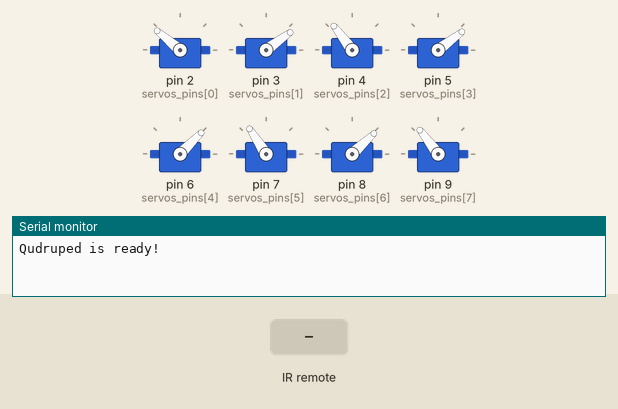
Recording of a program running on a simulated Arduino Nano, built with avr-gcc and run on an emulated ATmega328P. On the bench: 8 × servo, the last lines printed to the serial monitor. The inputs (shaded band) are chosen by the test bench.

Above: at 1.2 s.
1.3 s: infrared code 0xFF38C7 received
At 1.57 s:
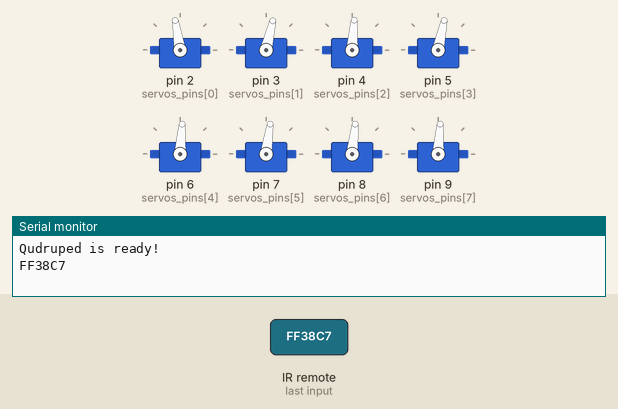
At 4.2 s:
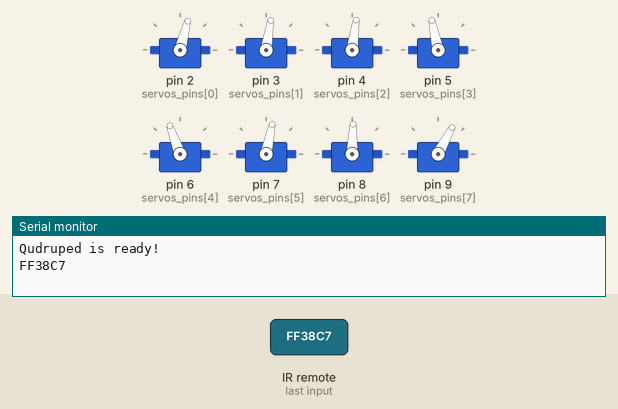
4.3 s: infrared code 0xFF18E7 received
At 4.56 s:
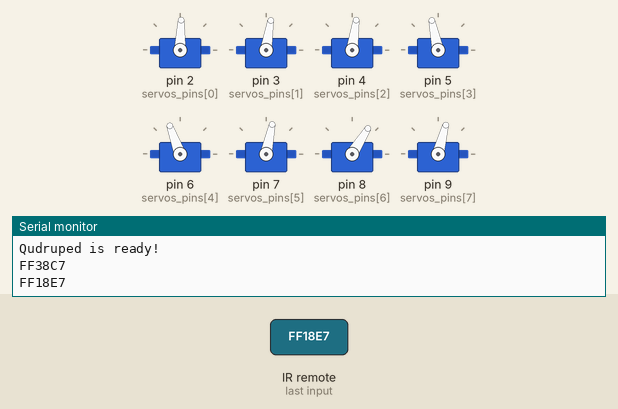
At 5.18 s:
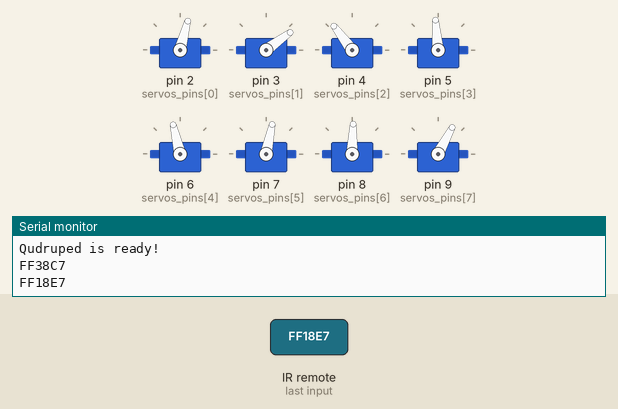
7.3 s: infrared code 0xFF4AB5 received
10.3 s: infrared code 0xFF10EF received
13.3 s: infrared code 0xFF5AA5 received
16.3 s: infrared code 0xFF30CF received
Timing chart, 0 to 20.3 s (numbered marks = the images above; inputs shaded):
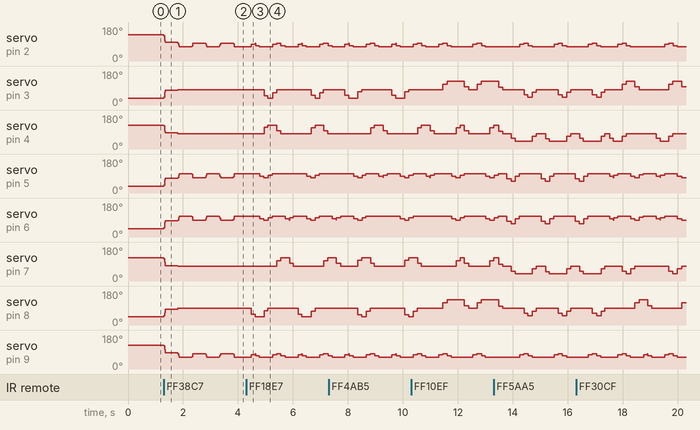

Measured:
- after the input at 1.3 s, servo on pin 3 (servos_pins[1]): 36° → 77° at once, → 81° 0.50 s later; servo on pin 4 (servos_pins[2]): 127° → 86° at once, → 82° 0.50 s later
- after the input at 4.3 s, servo on pin 3 (servos_pins[1]): 81° → 48° after 0.65 s, → 36° 0.14 s later, → 66° 0.17 s later, → 81° 0.14 s later, … (8 changes in this stretch); servo on pin 4 (servos_pins[2]): 82° → 115° after 0.65 s, → 127° 0.14 s later, → 97° 0.32 s later, → 82° 0.14 s later, … (8 changes in this stretch)

The program:

main.cpp
```cpp
#include <Arduino.h>
#include <IRremote.h>

#include <movements.h>
#include <quadroped.h>

IRrecv irrecv(11);
decode_results results;

// ----         ----
// | 6  | Face | 2  |
//  ---- -----  ----
//      | 7  3 |
// Left |      | Right
//      | 8  4 |
//  ---- ------ ----
// | 9  | Back | 5  |
// ----         ----

Quadroped quadroped;

int currentProgram = 0;

void handlePrograms();
void handleButtons(unsigned long buttonCode);

void setup() {
  irrecv.enableIRIn(); // Start the receiver
  Serial.begin(9600);
  Serial.println("Qudruped is ready!");

  quadroped.init();
  quadroped.goHome();
}

void loop() {
  if (irrecv.decode(&results)) {
    Serial.println(results.value, HEX);

    handleButtons(results.value);

    irrecv.resume(); // Receive the next value
  }
  handlePrograms();
  quadroped.tick();
}

void handleButtons(unsigned long buttonCode) {
  if(buttonCode == 0xFF38C7) { // 5
    currentProgram = 1;
  } else if(buttonCode == 0xFF18E7) { // 2
    currentProgram = 2;
  } else if(buttonCode == 0xFF4AB5) { // 8
    currentProgram = 3;
  } else if(buttonCode == 0xFF10EF) { // 4
    currentProgram = 6;
  } else if(buttonCode == 0xFF5AA5) { // 6
    currentProgram = 7;
  } else if(buttonCode == 0xFF30CF) { // 1
    currentProgram = 4;
  } else if(buttonCode == 0xFF7A85) { // 3
    currentProgram = 5;
  } else if(buttonCode == 0xFF6897) { // 0
    currentProgram = 9;
  } else if(buttonCode == 0xFFA25D) { // CH-
    currentProgram = 13;
  } else if(buttonCode == 0xFF629D) { // CH
    currentProgram = 14;
  } else if(buttonCode == 0xFFE21D) { // CH+
    currentProgram = 15;
  }
}

void handlePrograms() {
  if (currentProgram >= 1 ) {
    switch (currentProgram) {
      case 1: // Standby
        quadroped.runProgram(programStandby, programStandbySteps);
        break;
      case 2: // Forward
        quadroped.runProgram(programForward, programForwardSteps);
        break;
      case 3: // Backward
        quadroped.runProgram(programBackward, programBackwardSteps);
        break;
      case 4: // Left shift
        quadroped.runProgram(programLeftShift, programLeftShiftSteps);
        break;
      case 5: // Right shift
        quadroped.runProgram(programRightShift, programRightShiftSteps);
        break;
      case 6: // Turn left
        quadroped.runProgram(programTurnLeft, programTurnLeftSteps);
        break;
      case 7: // Turn right
        quadroped.runProgram(programTurnRight, programTurnRightSteps);
        break;
      case 8: // Lie
        quadroped.runProgram(programLie, programLieSteps);
        break;
      case 9: // Say Hi
        quadroped.runProgram(programSayHi, programSayHiSteps);
        quadroped.runProgram(programStandby, programStandbySteps);
        break;
      case 10: // Fighting
        quadroped.runProgram(programFighting, programFightingSteps);
        quadroped.runProgram(programStandby, programStandbySteps);
        break;
      case 11: // Push up
        quadroped.runProgram(programPushUp, programPushUpSteps);
        break;
      case 12: // Sleep
        quadroped.runProgram(programStandby, programStandbySteps);
        quadroped.runProgram(programSleep, programSleepSteps);
        break;
      case 13: // Dance 1
        quadroped.runProgram(programDance1, programDance1Steps);
        quadroped.runProgram(programStandby, programStandbySteps);
        break;
      case 14: // Dance 2
        quadroped.runProgram(programDance2, programDance2Steps);
        quadroped.runProgram(programStandby, programStandbySteps);
        break;
      case 15: // Dance 3
        quadroped.runProgram(programDance3, programDance3Steps);
        quadroped.runProgram(programStandby, programStandbySteps);
        break;
    }
    //currentProgram = 0;
  }
}
```

movements.h
```cpp
#ifndef MOVEMENTS_H
#define MOVEMENTS_H

#include <Arduino.h>
#include <config.h>

// Servo zero position
extern const int16_t Servo_Act_0 [];

// Start position
extern const int16_t Servo_Act_1 [];

// Standby
extern int programStandbySteps;
extern const int16_t programStandby [][PARAMS_SIZE];

// Forward
extern int programForwardSteps;
extern const int16_t programForward [][PARAMS_SIZE];

// Backward
extern int programBackwardSteps;
extern const int16_t programBackward [][PARAMS_SIZE];

// Left shift
extern int programLeftShiftSteps;
extern const int16_t programLeftShift [][PARAMS_SIZE];

// Right shift
extern int programRightShiftSteps;
extern const int16_t programRightShift [][PARAMS_SIZE];

// Turn left
extern int programTurnLeftSteps;
extern const int16_t programTurnLeft [][PARAMS_SIZE];

// Turn right
extern int programTurnRightSteps;
extern const int16_t programTurnRight [][PARAMS_SIZE];

// Lie
extern int programLieSteps;
extern const int16_t programLie [][PARAMS_SIZE];

// Say Hi
extern int programSayHiSteps;
extern const int16_t programSayHi [][PARAMS_SIZE];

// Fighting (fighting stance)
extern int programFightingSteps;
extern const int16_t programFighting [][PARAMS_SIZE];

// Push up
extern int programPushUpSteps;
extern const int16_t programPushUp [][PARAMS_SIZE];

// Sleep (sleeping position)
extern int programSleepSteps;
extern const int16_t programSleep [][PARAMS_SIZE];

// Dance steps 1
extern int programDance1Steps;
extern const int16_t programDance1 [][PARAMS_SIZE];

// Dance steps 2
extern int programDance2Steps;
extern const int16_t programDance2 [][PARAMS_SIZE];

// Dance steps 3
extern int programDance3Steps;
extern const int16_t programDance3 [][PARAMS_SIZE];

#endif // MOVEMENTS_H
```

quadroped.h
```cpp
#ifndef _QUADROPED_H_
#define _QUADROPED_H_

#include <Arduino.h>
#include <Servo.h>
#include <config.h>

#define TICK_PERIOD 10

class Quadroped {
public:
  Quadroped();
  void init();
  void goHome();
  void runProgram(const int16_t program[][PARAMS_SIZE], int programSteps);
  void tick();
private:
  Servo servos[8];

  uint8_t servos_pins[8] = { 2, 3, 4, 5, 6, 7, 8, 9 };
  int8_t servos_offsets[8] = { 5, -9, -8, -8, 0, -12, -2, -8 };
  uint8_t servos_positions[8] = { 90, 90, 90, 90, 90, 90, 90, 90 };

  int16_t const (*program)[PARAMS_SIZE];
  int programSteps;

  int programState = 0;
  int programStep = 0;

  long programStepTimer = 0;

  void servoWrite(uint8_t servo, int angle);
  void performProgramStep(int step);
  void performProgramStepTick(int step, int tick, int totalPeriod);
};

#endif // _QUADROPED_H_
```

movements.cpp
```cpp
#include <movements.h>

// Servo zero position
const int16_t Servo_Act_0 [ ] PROGMEM = {  135,  45, 135,  45,  45, 135,  45, 135,  500  };

// Start position
const int16_t Servo_Act_1 [ ] PROGMEM = {  135,  45, 135,  45,  45, 135,  45, 135,  500  };

// Standby
int programStandbySteps = 2;
const int16_t programStandby [][PARAMS_SIZE] PROGMEM = {
  {   90,  90,  90,  90,  90,  90,  90,  90,  500  }, // servo center point
  {   70,  90,  90, 110, 110,  90,  90,  70,  500  }, // standby
};

// Forward
int programForwardSteps = 11;
const int16_t programForward [][PARAMS_SIZE] PROGMEM = {
  {   70,  90,  90, 110, 110,  90,  90,  70,  150  }, // standby
  {   90,  90,  90, 110, 110,  90,  45,  90,  150  }, // leg1,4 up; leg4 fw
  {   70,  90,  90, 110, 110,  90,  45,  70,  150  }, // leg1,4 dn
  {   70,  90,  90,  90,  90,  90,  45,  70,  150  }, // leg2,3 up
  {   70,  45, 135,  90,  90,  90,  90,  70,  150  }, // leg1,4 bk; leg2 fw
  {   70,  45, 135, 110, 110,  90,  90,  70,  150  }, // leg2,3 dn
  {   90,  90, 135, 110, 110,  90,  90,  90,  150  }, // leg1,4 up; leg1 fw
  {   90,  90,  90, 110, 110, 135,  90,  90,  150  }, // leg2,3 bk
  {   70,  90,  90, 110, 110, 135,  90,  70,  150  }, // leg1,4 dn
  {   70,  90,  90, 110,  90, 135,  90,  70,  150  }, // leg3 up
  {   70,  90,  90, 110, 110,  90,  90,  70,  150  }, // leg3 fw dn
};

// Backward
int programBackwardSteps = 11;
const int16_t programBackward [][PARAMS_SIZE] PROGMEM = {
  {   70,  90,  90, 110, 110,  90,  90,  70,  150  }, // standby
  {   90,  45,  90, 110, 110,  90,  90,  90,  150  }, // leg4,1 up; leg1 fw
  {   70,  45,  90, 110, 110,  90,  90,  70,  150  }, // leg4,1 dn
  {   70,  45,  90,  90,  90,  90,  90,  70,  150  }, // leg3,2 up
  {   70,  90,  90,  90,  90, 135,  45,  70,  150  }, // leg4,1 bk; leg3 fw
  {   70,  90,  90, 110, 110, 135,  45,  70,  150  }, // leg3,2 dn
  {   90,  90,  90, 110, 110, 135,  90,  90,  150  }, // leg4,1 up; leg4 fw
  {   90,  90, 135, 110, 110,  90,  90,  90,  150  }, // leg3,1 bk
  {   70,  90, 135, 110, 110,  90,  90,  70,  150  }, // leg4,1 dn
  {   70,  90, 135,  90, 110,  90,  90,  70,  150  }, // leg2 up
  {   70,  90,  90, 110, 110,  90,  90,  70,  150  }, // leg2 fw dn
};

// Left shift
int programLeftShiftSteps = 11;
const int16_t programLeftShift [][PARAMS_SIZE] PROGMEM = {
  {   70,  90,  90, 110, 110,  90,  90,  70,  150  }, // standby
  {   70,  90,  50,  90,  90,  90,  90,  70,  150  }, // leg3,2 up; leg2 fw
  {   70,  90,  50, 110, 110,  90,  90,  70,  150  }, // leg3,2 dn
  {   90,  90,  50, 110, 110,  90,  90,  90,  150  }, // leg1,4 up
  {   90, 135,  90, 110, 110,  50,  90,  90,  150  }, // leg3,2 bk; leg1 fw
  {   70, 135,  90, 110, 110,  50,  90,  70,  150  }, // leg1,4 dn
  {   70, 135,  90,  90,  90,  90,  90,  70,  150  }, // leg3,2 up; leg3 fw
  {   70,  90,  90,  90,  90,  90, 135,  70,  150  }, // leg1,4 bk
  {   70,  90,  90, 110, 110,  90, 135,  70,  150  }, // leg3,2 dn
  {   70,  90,  90, 110, 110,  90, 135,  90,  150  }, // leg4 up
  {   70,  90,  90, 110, 110,  90,  90,  70,  150  }, // leg4 fw dn
};

// Right shift
int programRightShiftSteps = 11;
const int16_t programRightShift [][PARAMS_SIZE] PROGMEM = {
  {   70,  90,  90, 110, 110,  90,  90,  70,  150  }, // standby
  {   70,  90,  90,  90,  90,  50,  90,  70,  150  }, // leg2,3 up; leg3 fw
  {   70,  90,  90, 110, 110,  50,  90,  70,  150  }, // leg2,3 dn
  {   90,  90,  90, 110, 110,  50,  90,  90,  150  }, // leg4,1 up
  {   90,  90,  50, 110, 110,  90, 135,  90,  150  }, // leg2,3 bk; leg4 fw
  {   70,  90,  50, 110, 110,  90, 135,  70,  150  }, // leg4,1 dn
  {   70,  90,  90,  90,  90,  90, 135,  70,  150  }, // leg2,3 up; leg2 fw
  {   70, 135,  90,  90,  90,  90,  90,  70,  150  }, // leg4,1 bk
  {   70, 135,  90, 110, 110,  90,  90,  70,  150  }, // leg2,3 dn
  {   90, 135,  90, 110, 110,  90,  90,  70,  150  }, // leg1 up
  {   70,  90,  90, 110, 110,  90,  90,  70,  150  }, // leg1 fw dn
};

// Turn left
int programTurnLeftSteps = 8;
const int16_t programTurnLeft [][PARAMS_SIZE] PROGMEM = {
  {   70,  90,  90, 110, 110,  90,  90,  70,  150  }, // standby
  {   90,  90,  90, 110, 110,  90,  90,  90,  150  }, // leg1,4 up
  {   90, 135,  90, 110, 110,  90, 135,  90,  150  }, // leg1,4 turn
  {   70, 135,  90, 110, 110,  90, 135,  70,  150  }, // leg1,4 dn
  {   70, 135,  90,  90,  90,  90, 135,  70,  150  }, // leg2,3 up
  {   70, 135, 135,  90,  90, 135, 135,  70,  150  }, // leg2,3 turn
  {   70, 135, 135, 110, 110, 135, 135,  70,  150  }, // leg2,3 dn
  {   70,  90,  90, 110, 110,  90,  90,  70,  150  }, // leg1,2,3,4 turn
};

// Turn right
int programTurnRightSteps = 8;
const int16_t programTurnRight [][PARAMS_SIZE] PROGMEM = {
  {   70,  90,  90, 110, 110,  90,  90,  70,  150  }, // standby
  {   70,  90,  90,  70,  70,  90,  90,  70,  150  }, // leg2,3 up
  {   70,  90,  50,  70,  70,  50,  90,  70,  150  }, // leg2,3 turn
  {   70,  90,  50, 110, 110,  50,  90,  70,  150  }, // leg2,3 dn
  {   90,  90,  50, 110, 110,  50,  90,  90,  150  }, // leg1,4 up
  {   90,  50,  50, 110, 110,  50,  50,  90,  150  }, // leg1,4 turn
  {   70,  50,  50, 110, 110,  50,  50,  70,  150  }, // leg1,4 dn
  {   70,  90,  90, 110, 110,  90,  90,  70,  150  }, // leg1,2,3,4 turn
};

// Lie
int programLieSteps = 1;
const int16_t programLie [][PARAMS_SIZE] PROGMEM = {
  {  110,  90,  90,  70,  70,  90,  90, 110,  500  }, // leg1,2,3,4 up
};

// Say Hi
int programSayHiSteps = 11;
const int16_t programSayHi [][PARAMS_SIZE] PROGMEM = {
  {  120,  90,  90, 110,  60,  90,  90,  70,  400}, // leg1, 3 down
  {   70,  90,  90, 110, 110,  90,  90,  70,  400}, // standby
  {  120,  90,  90, 110,  60,  90,  90,  70,  400}, // leg1, 3 down
  {   70,  90,  90, 110, 110,  90,  90,  70,  400}, // standby

  {   70,  90,  90,  90,  90,  50,  90,  90,  400}, // leg2,3,4 dn
  {  170,  90,  90,  90,  90,  50,  90,  90,  400}, // leg1 up
  {  170, 130,  90,  90,  90,  50,  90,  90,  400}, // leg1 left
  {  170,  50,  90,  90,  90,  50,  90,  90,  400}, // leg1 right
  {  170, 130,  90,  90,  90,  50,  90,  90,  400}, // leg1 left
  {  170,  90,  90,  90,  90,  50,  90,  90,  400}, // leg1 right
  {   70,  90,  90,  90,  90,  50,  90,  90,  400}, // leg1 dn
};

// Fighting (fighting stance)
int programFightingSteps = 11;
const int16_t programFighting [][PARAMS_SIZE] PROGMEM = {
  {  120,  90,  90, 110,  60,  90,  90,  70,  500  }, // leg1, 2 down
  {  120,  70,  70, 110,  60,  70,  70,  70,  500  }, // body turn left
  {  120, 110, 110, 110,  60, 110, 110,  70,  500  }, // body turn right
  {  120,  70,  70, 110,  60,  70,  70,  70,  500  }, // body turn left
  {  120, 110, 110, 110,  60, 110, 110,  70,  500  }, // body turn right
  {   70,  90,  90,  70, 110,  90,  90, 110,  500  }, // leg1, 2 up ; leg3, 4 down
  {   70,  70,  70,  70, 110,  70,  70, 110,  500  }, // body turn left
  {   70, 110, 110,  70, 110, 110, 110, 110,  500  }, // body turn right
  {   70,  70,  70,  70, 110,  70,  70, 110,  500  }, // body turn left
  {   70, 110, 110,  70, 110, 110, 110, 110,  500  }, // body turn right
  {   70,  90,  90,  70, 110,  90,  90, 110,  500  }  // leg1, 2 up ; leg3, 4 down
};

// Push up
int programPushUpSteps = 11;
const int16_t programPushUp [][PARAMS_SIZE] PROGMEM = {
  {   70,  90,  90, 110, 110,  90,  90,  70,  500  }, // start
  {  100,  90,  90,  80,  80,  90,  90, 100,  600  }, // down
  {   70,  90,  90, 110, 110,  90,  90,  70,  700  }, // up
  {  100,  90,  90,  80,  80,  90,  90, 100,  800  }, // down
  {   70,  90,  90, 110, 110,  90,  90,  70,  900  }, // up
  {  100,  90,  90,  80,  80,  90,  90, 100, 1500  }, // down
  {   70,  90,  90, 110, 110,  90,  90,  70, 2000  }, // up
  {  135,  90,  90,  45,  45,  90,  90, 135,  200  }, // fast down
  {   70,  90,  90,  45,  60,  90,  90, 135,  800  }, // leg1 up
  {   70,  90,  90,  45, 110,  90,  90, 135,  800  }, // leg2 up
  {   70,  90,  90, 110, 110,  90,  90,  70,  800  }  // leg3, leg4 up
};

// Sleep (sleeping position)
int programSleepSteps = 2;
const int16_t programSleep [][PARAMS_SIZE] PROGMEM = {
  {   30,  90,  90, 150, 150,  90,  90,  30,  500  }, // leg1,4 dn
  {   30,  45, 135, 150, 150, 135,  45,  30,  500  }, // protect myself
};

// Dance steps 1
int programDance1Steps = 10;
const int16_t programDance1 [][PARAMS_SIZE] PROGMEM = {
  {   90,  90,  90,  90,  90,  90,  90,  90,  400  }, // leg1,2,3,4 up
  {   50,  90,  90,  90,  90,  90,  90,  90,  400  }, // leg1 dn
  {   90,  90,  90, 130,  90,  90,  90,  90,  400  }, // leg1 up; leg2 dn
  {   90,  90,  90,  90,  90,  90,  90,  50,  400  }, // leg2 up; leg4 dn
  {   90,  90,  90,  90, 130,  90,  90,  90,  400  }, // leg4 up; leg3 dn
  {   50,  90,  90,  90,  90,  90,  90,  90,  400  }, // leg3 up; leg1 dn
  {   90,  90,  90, 130,  90,  90,  90,  90,  400  }, // leg1 up; leg2 dn
  {   90,  90,  90,  90,  90,  90,  90,  50,  400  }, // leg2 up; leg4 dn
  {   90,  90,  90,  90, 130,  90,  90,  90,  400  }, // leg4 up; leg3 dn
  {   90,  90,  90,  90,  90,  90,  90,  90,  400  }, // leg3 up
};

// Dance steps 2
int programDance2Steps = 9;
const int16_t programDance2 [][PARAMS_SIZE] PROGMEM = {
  {   70,  45, 135, 110, 110, 135,  45,  70,  400  }, // leg1,2,3,4 two sides
  {  115,  45, 135,  65, 110, 135,  45,  70,  400  }, // leg1,2 up
  {   70,  45, 135, 110,  65, 135,  45, 115,  400  }, // leg1,2 dn; leg3,4 up
  {  115,  45, 135,  65, 110, 135,  45,  70,  400  }, // leg3,4 dn; leg1,2 up
  {   70,  45, 135, 110,  65, 135,  45, 115,  400  }, // leg1,2 dn; leg3,4 up
  {  115,  45, 135,  65, 110, 135,  45,  70,  400  }, // leg3,4 dn; leg1,2 up
  {   70,  45, 135, 110,  65, 135,  45, 115,  400  }, // leg1,2 dn; leg3,4 up
  {  115,  45, 135,  65, 110, 135,  45,  70,  400  }, // leg3,4 dn; leg1,2 up
  {   75,  45, 135, 105, 110, 135,  45,  70,  400  }, // leg1,2 dn
};

// Dance steps 3
int programDance3Steps = 10;
const int16_t programDance3 [][PARAMS_SIZE] PROGMEM = {
  {   70,  50,  50, 110, 110, 135, 135,  70,  400  }, // leg1,2,3,4 bk
  {  110,  50,  50,  60,  70, 135, 135,  70,  400  }, // leg1,2,3 up
  {   70,  50,  50, 110, 110, 135, 135,  70,  400  }, // leg1,2,3 dn
  {  110,  50,  50, 110,  70, 135, 135, 120,  400  }, // leg1,3,4 up
  {   70,  50,  50, 110, 110, 135, 135,  70,  400  }, // leg1,3,4 dn
  {  110,  50,  50,  60,  70, 135, 135,  70,  400  }, // leg1,2,3 up
  {   70,  50,  50, 110, 110, 135, 135,  70,  400  }, // leg1,2,3 dn
  {  110,  50,  50, 110,  70, 135, 135, 120,  400  }, // leg1,3,4 up
  {   70,  50,  50, 110, 110, 135, 135,  70,  400  }, // leg1,3,4 dn
  {   70,  90,  90, 110, 110,  90,  90,  70,  400  }, // standby
};
```

config.h
```cpp
#ifndef CONFIG_H
#define CONFIG_H

#define SERVOS_COUNT 8
#define PARAMS_SIZE SERVOS_COUNT + 1

#endif // CONFIG_H
```

Source omitted: quadroped.cpp (2921 bytes)
